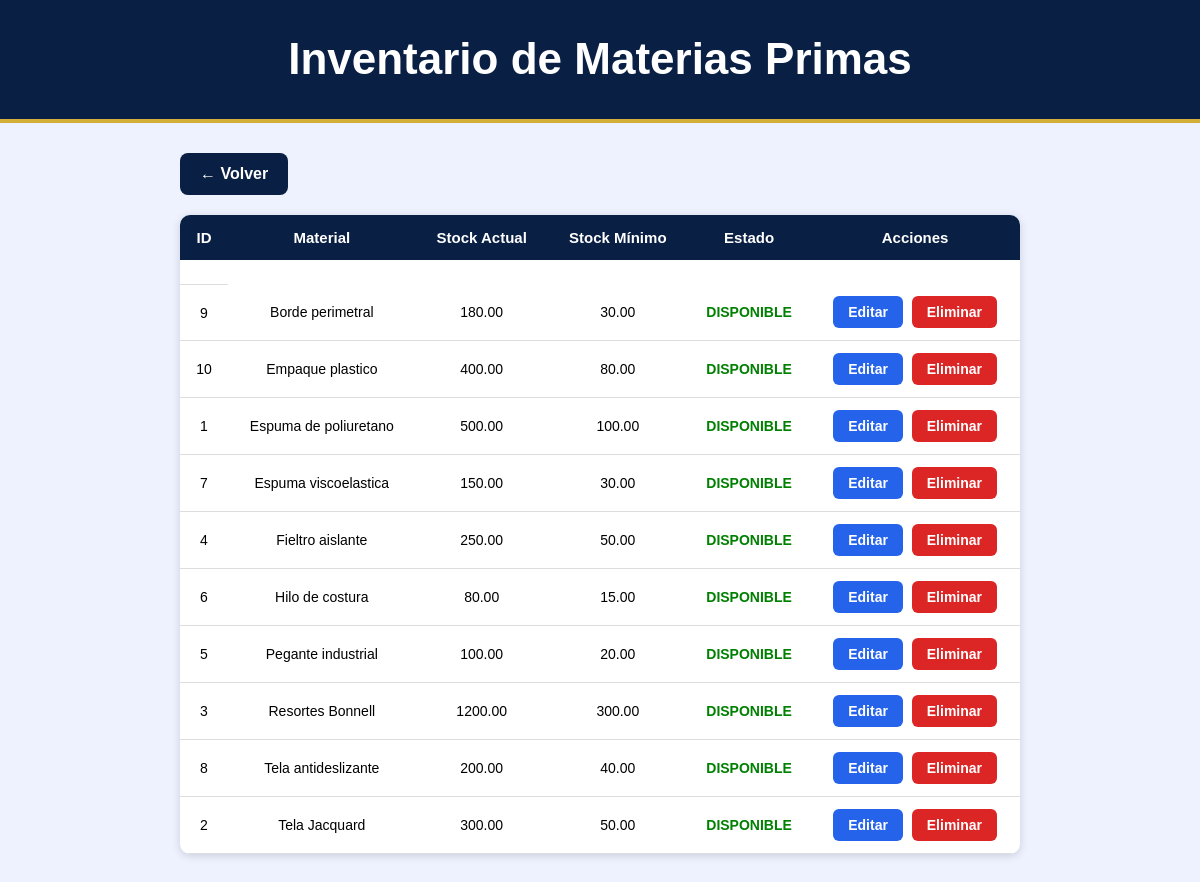
Page /view/control_de_stock/inventario/lista_inventario.php on the earlier database version.
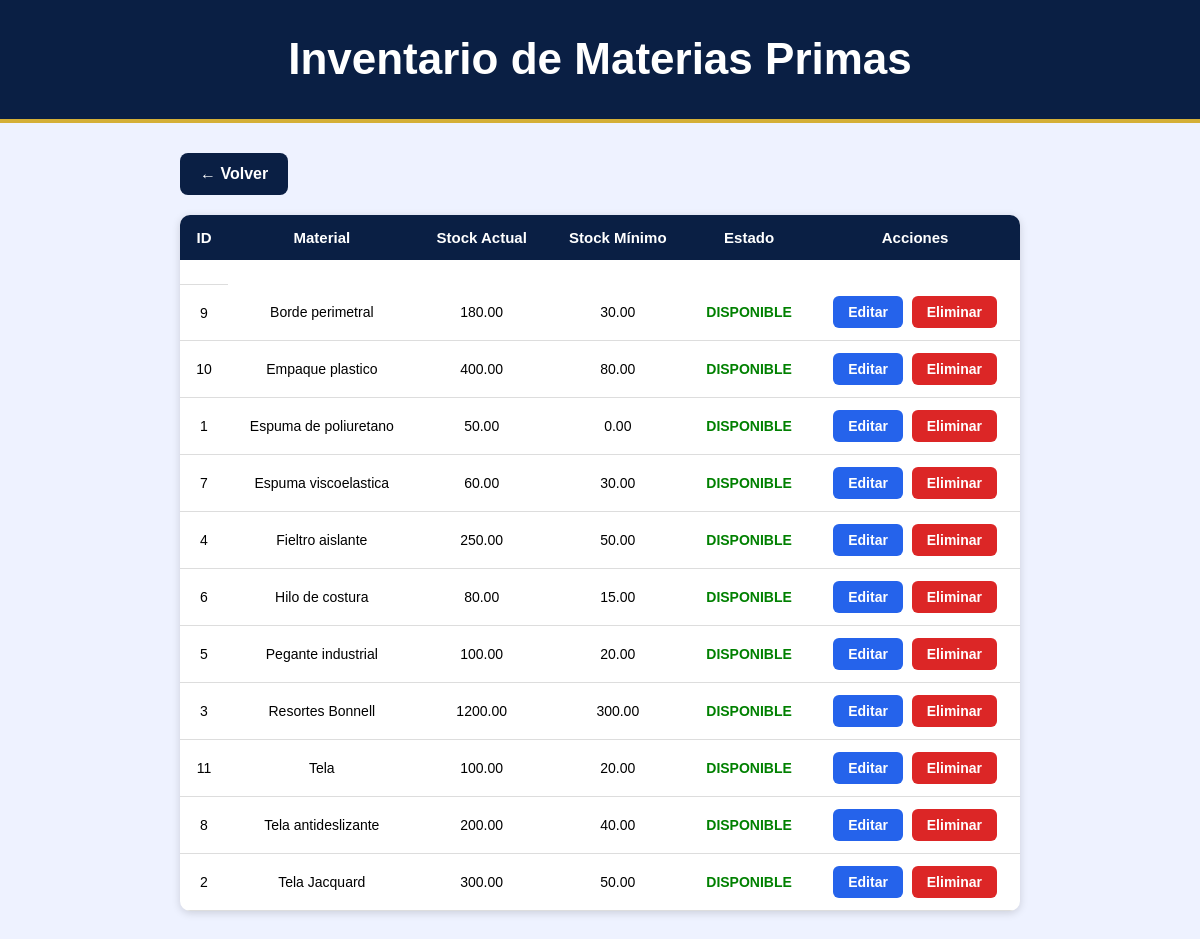
Same page on the later database version.
### tables this page shows
CREATE TABLE `materias_primas` (
  `id_material` int(11) NOT NULL,
  `nombre_material` varchar(100) NOT NULL,
  `stock_actual` decimal(12,2) DEFAULT 0.00,
  `stock_minimo` decimal(12,2) NOT NULL,
  `id_unidad` int(11) DEFAULT NULL,
  `id_proveedor` int(11) DEFAULT NULL
);

### view/control_de_stock/inventario/lista_inventario.php (the view, shortened to what this page needs)
<?php
$db = new Conexion();
$conn = $db->getConnection();
$sql = "
SELECT
    id_material,
    nombre_material,
    stock_actual,
    stock_minimo
FROM materias_primas
ORDER BY nombre_material ASC
";
$stmt = $conn->prepare($sql);
$stmt->execute();
$materiales = $stmt->fetchAll(PDO::FETCH_ASSOC);
?>
<!DOCTYPE html>
<html lang="es">
<head>
    <link rel="stylesheet" href="lista_inventario.css">
</head>
<body>
    <header>
        <h1>Inventario de Materias Primas</h1>
    </header>
    <div class="container">
        <a class="btn-volver" href="../control_de_stock.php">
    ← Volver
</a>
        <table>
            <tr>
                <th>ID</th>
                <th>Material</th>
                <th>Stock Actual</th>
                <th>Stock Mínimo</th>
                <th>Estado</th>
                <th>Acciones</th>
            </tr>
            <td>
            </td>
            <?php foreach ($materiales as $m): ?>
                <tr>
                    <td><?= $m['id_material'] ?></td>
                    <td><?= htmlspecialchars($m['nombre_material']) ?></td>
                    <td><?= $m['stock_actual'] ?></td>
                    <td><?= $m['stock_minimo'] ?></td>
                    <td>
                        <?php if ($m['stock_actual'] <= $m['stock_minimo']): ?>
                            <span class="alerta">STOCK BAJO</span>
                        <?php else: ?>
                            <span class="normal">DISPONIBLE</span>
                        <?php endif; ?>
                    </td>
                    <td class="acciones">
                        <a class="btn-editar" href="editar_inventario.php?id=<?= $m['id_material'] ?>">
                            Editar
                        </a>
                        <a href="eliminar_inventario.php?id=<?= $m['id_material'] ?>" class="btn-eliminar">
                            Eliminar
                        </a>
                    </td>
                </tr>
            <?php endforeach; ?>
        </table>
    </div>
</body>
</html>

Differences in the rows shown:
changed materias_primas "Espuma de poliuretano": stock_actual "500.00" → "50.00"; stock_minimo "100.00" → "0.00"
changed materias_primas "Espuma viscoelastica": stock_actual "150.00" → "60.00"
added materias_primas: id_material "11", nombre_material "Tela", stock_actual "100.00", stock_minimo "20.00", shows "DISPONIBLE"
